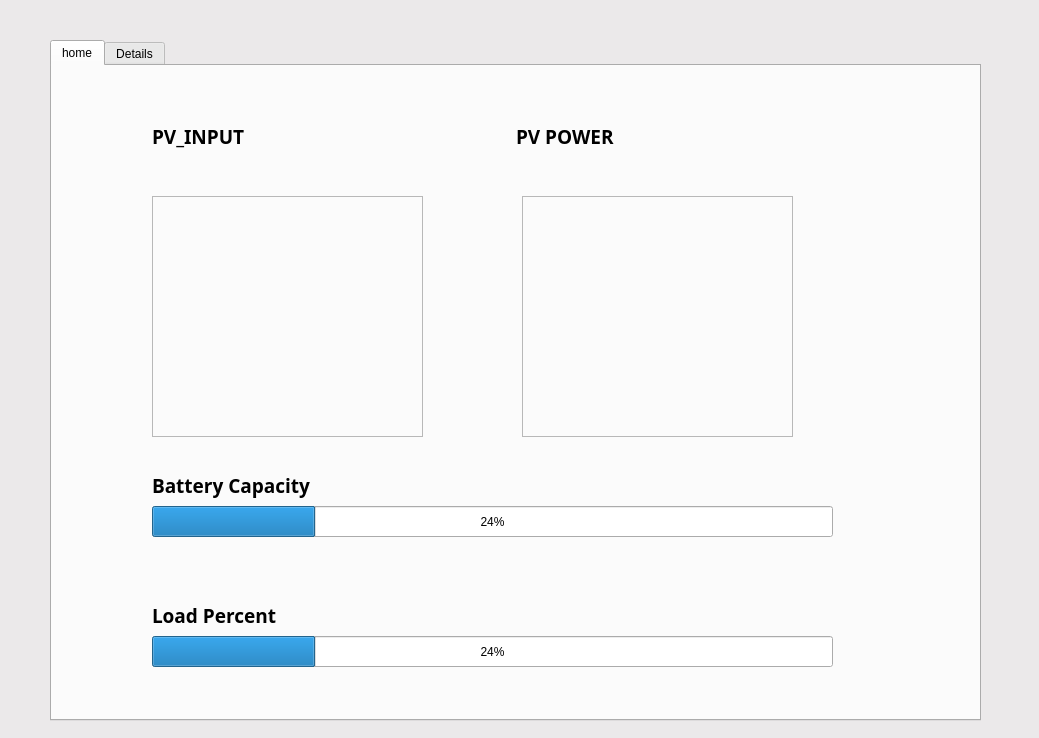
<?xml version="1.0" encoding="UTF-8"?>
<ui version="4.0">
 <class>Dialog</class>
 <widget class="QDialog" name="Dialog">
  <property name="geometry">
   <rect>
    <x>0</x>
    <y>0</y>
    <width>1039</width>
    <height>738</height>
   </rect>
  </property>
  <property name="windowTitle">
   <string>Dialog</string>
  </property>
  <widget class="QTabWidget" name="tabWidget">
   <property name="geometry">
    <rect>
     <x>50</x>
     <y>40</y>
     <width>931</width>
     <height>681</height>
    </rect>
   </property>
   <property name="currentIndex">
    <number>0</number>
   </property>
   <widget class="QWidget" name="tab">
    <attribute name="title">
     <string>home</string>
    </attribute>
    <widget class="QProgressBar" name="Battery_Capacity">
     <property name="geometry">
      <rect>
       <x>100</x>
       <y>440</y>
       <width>681</width>
       <height>31</height>
      </rect>
     </property>
     <property name="layoutDirection">
      <enum>Qt::LeftToRight</enum>
     </property>
     <property name="value">
      <number>24</number>
     </property>
    </widget>
    <widget class="QFrame" name="PV_POWER">
     <property name="geometry">
      <rect>
       <x>470</x>
       <y>130</y>
       <width>271</width>
       <height>241</height>
      </rect>
     </property>
     <property name="frameShape">
      <enum>QFrame::StyledPanel</enum>
     </property>
     <property name="frameShadow">
      <enum>QFrame::Raised</enum>
     </property>
    </widget>
    <widget class="QWidget" name="horizontalLayoutWidget">
     <property name="geometry">
      <rect>
       <x>100</x>
       <y>30</y>
       <width>721</width>
       <height>80</height>
      </rect>
     </property>
     <layout class="QHBoxLayout" name="horizontalLayout">
      <item>
       <widget class="QLabel" name="label_2">
        <property name="font">
         <font>
          <family>D2Coding</family>
          <pointsize>14</pointsize>
          <weight>75</weight>
          <bold>true</bold>
         </font>
        </property>
        <property name="frameShape">
         <enum>QFrame::NoFrame</enum>
        </property>
        <property name="frameShadow">
         <enum>QFrame::Plain</enum>
        </property>
        <property name="text">
         <string>PV_INPUT</string>
        </property>
       </widget>
      </item>
      <item>
       <widget class="QLabel" name="label">
        <property name="font">
         <font>
          <family>D2Coding</family>
          <pointsize>14</pointsize>
          <weight>75</weight>
          <bold>true</bold>
         </font>
        </property>
        <property name="text">
         <string>PV POWER</string>
        </property>
       </widget>
      </item>
     </layout>
    </widget>
    <widget class="QFrame" name="PV_POWER_2">
     <property name="geometry">
      <rect>
       <x>100</x>
       <y>130</y>
       <width>271</width>
       <height>241</height>
      </rect>
     </property>
     <property name="frameShape">
      <enum>QFrame::StyledPanel</enum>
     </property>
     <property name="frameShadow">
      <enum>QFrame::Raised</enum>
     </property>
    </widget>
    <widget class="QLabel" name="label_3">
     <property name="geometry">
      <rect>
       <x>100</x>
       <y>380</y>
       <width>356</width>
       <height>78</height>
      </rect>
     </property>
     <property name="font">
      <font>
       <family>D2Coding</family>
       <pointsize>14</pointsize>
       <weight>75</weight>
       <bold>true</bold>
      </font>
     </property>
     <property name="frameShape">
      <enum>QFrame::NoFrame</enum>
     </property>
     <property name="frameShadow">
      <enum>QFrame::Plain</enum>
     </property>
     <property name="text">
      <string>Battery Capacity</string>
     </property>
    </widget>
    <widget class="QLabel" name="label_4">
     <property name="geometry">
      <rect>
       <x>100</x>
       <y>510</y>
       <width>356</width>
       <height>78</height>
      </rect>
     </property>
     <property name="font">
      <font>
       <family>D2Coding</family>
       <pointsize>14</pointsize>
       <weight>75</weight>
       <bold>true</bold>
      </font>
     </property>
     <property name="frameShape">
      <enum>QFrame::NoFrame</enum>
     </property>
     <property name="frameShadow">
      <enum>QFrame::Plain</enum>
     </property>
     <property name="text">
      <string>Load Percent</string>
     </property>
    </widget>
    <widget class="QProgressBar" name="Load_Percent">
     <property name="geometry">
      <rect>
       <x>100</x>
       <y>570</y>
       <width>681</width>
       <height>31</height>
      </rect>
     </property>
     <property name="layoutDirection">
      <enum>Qt::LeftToRight</enum>
     </property>
     <property name="value">
      <number>24</number>
     </property>
    </widget>
   </widget>
   <widget class="QWidget" name="tab_2">
    <attribute name="title">
     <string>Details</string>
    </attribute>
   </widget>
  </widget>
  <widget class="QTextBrowser" name="textBrowser">
   <property name="geometry">
    <rect>
     <x>-30</x>
     <y>-60</y>
     <width>1191</width>
     <height>801</height>
    </rect>
   </property>
   <property name="styleSheet">
    <string notr="true">background-color: rgb(235, 233, 234)</string>
   </property>
  </widget>
  <zorder>textBrowser</zorder>
  <zorder>tabWidget</zorder>
 </widget>
 <resources/>
 <connections/>
</ui>
